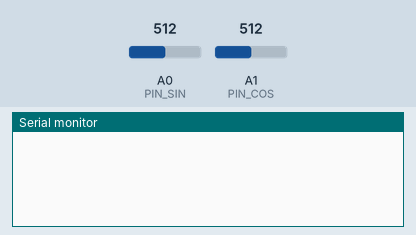
Recording of a program running on a simulated STM32 Nucleo. Shown: the last lines printed to the serial monitor. The test bench sets the inputs (shaded band); at power-on: A0 (PIN_SIN) = 512, A1 (PIN_COS) = 512 (analog values on the 0–1023 scale).

Above: at 2.6 s.
2.7 s: A0 (PIN_SIN) set to 716
At 2.83 s:
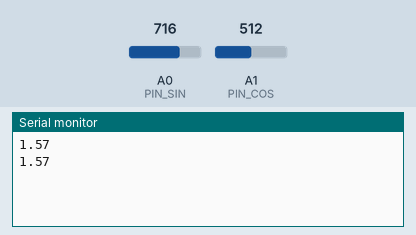
4.7 s: A1 (PIN_COS) set to 716
At 4.73 s:
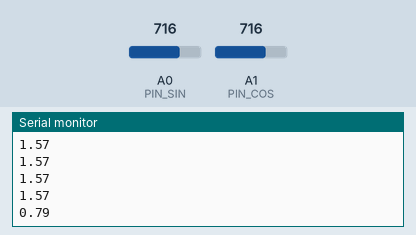
6.2 s: A0 (PIN_SIN) set to 900
At 6.24 s:
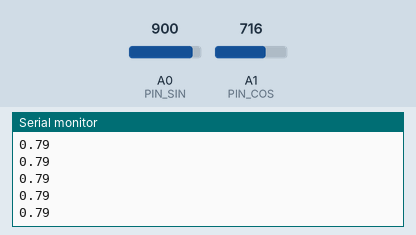
7.7 s: A1 (PIN_COS) set to 1010
At 7.7 s:
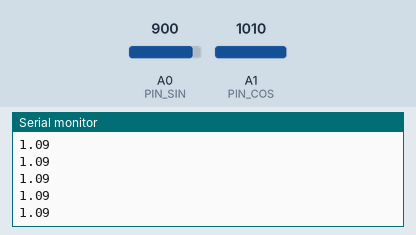
Timing chart, 0 to 10.2 s (numbered marks = the images above; inputs shaded):
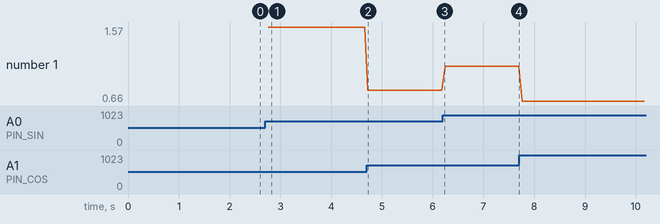

The program:

main.cpp
```cpp
#include <Arduino.h>
#include <math.h>

#define PIN_SIN PA0
#define PIN_COS PA1

float offset_s = 1.65f;
float offset_c = 1.65f;

float angle_prev = 0;
float angle_total = 0;

uint32_t last_us = 0;

void setup() {
    Serial.begin(115200);
    analogReadResolution(12);

    delay(1000);

    // ---- 自動オフセット取得 ----
    float s_sum = 0;
    float c_sum = 0;

    for (int i = 0; i < 1000; i++) {
        s_sum += analogRead(PIN_SIN);
        c_sum += analogRead(PIN_COS);
        delayMicroseconds(200);
    }

    offset_s = (s_sum / 1000.0f) * (3.3f / 4095.0f);
    offset_c = (c_sum / 1000.0f) * (3.3f / 4095.0f);
}

void loop() {

    // 50kHz相当
    if (micros() - last_us < 20)
        return;
    last_us = micros();

    int s_raw = analogRead(PIN_SIN);
    int c_raw = analogRead(PIN_COS);

    // 電圧化 + オフセット除去
    float s = (s_raw * (3.3f / 4095.0f)) - offset_s;
    float c = (c_raw * (3.3f / 4095.0f)) - offset_c;

    // 正規化（超重要：円にする）
    float norm = sqrtf(s * s + c * c);
    if (norm < 0.001f)
        return;

    s /= norm;
    c /= norm;

    // 角度
    float angle = atan2f(s, c);

    // unwrap（累積角度）
    float diff = angle - angle_prev;

    if (diff > M_PI)
        diff -= 2 * M_PI;
    if (diff < -M_PI)
        diff += 2 * M_PI;

    angle_total += diff;
    angle_prev = angle;

    // 出力（遅く）
    static int cnt = 0;
    if (++cnt > 50) {
        cnt = 0;
        Serial.println(angle_total);
    }
}
```

Measured:
- after the input at 2.7 s, the serial monitor: prints a new line after 0.06 s (image 1)
- after the input at 4.7 s, the serial monitor: prints a new line at once (image 2)
- plotted number 1: 1.57 → 0.79 after the input at 4.7 s, 0.79 → 1.09 after the input at 6.2 s, 1.09 → 0.66 after the input at 7.7 s
